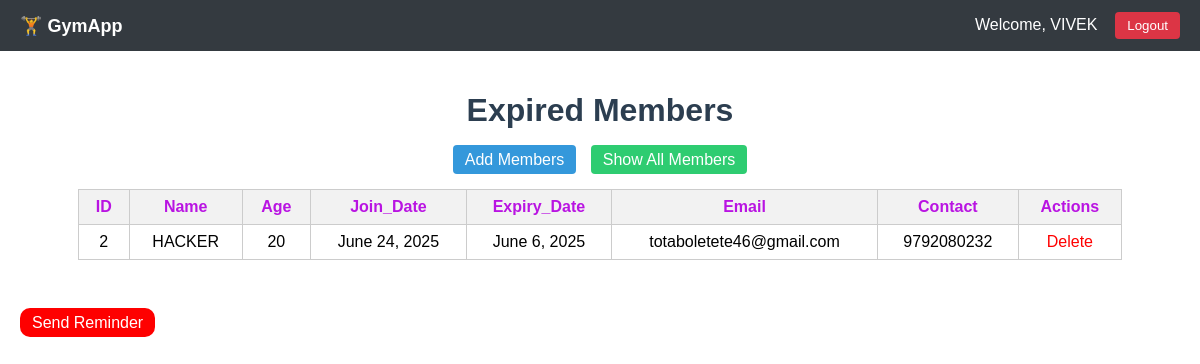
/gym_info/?show=expired (signed in), run on the app's committed database.
### gym_app/models.py (models this page shows, shortened)
class Member(models.Model):
    user=models.ForeignKey(User,on_delete=models.CASCADE)
    contact=models.OneToOneField(Contact,on_delete=models.CASCADE)
    name= models.CharField(max_length=200)
    age=models.IntegerField()
    join_date=models.DateField()
    expiry_date=models.DateField()

class Contact(models.Model):
    email=models.EmailField(unique=True)
    phone=models.CharField(max_length=10,  unique=True)

### gym_app/views.py (the view)
# urls.py: path('', allmembers, name="index"),
@login_required
def allmembers(request):
    show_expired = request.GET.get("show") == "expired"
    if show_expired:
        member = Member.objects.select_related("contact").filter(user=request.user, expiry_date__lt=now().date())
    else:
        member = Member.objects.select_related("contact").filter(user=request.user)
    return render(request, 'gym_app/app.html', {'member': member, 'show_expired': show_expired})

### gym_app/templates/gym_app/app.html
{% extends 'gym_app/base.html' %}
{% block content %}
<h1 style="text-align: center; color: #2c3e50;">
    {% if show_expired %}
        Expired Members
    {% else %}
        All Members
    {% endif %}
</h1>
<div style="text-align: center; margin-bottom: 20px;">
    <a href="{% url 'adding' %}" style="padding: 6px 12px; background-color: #3498db; color: white; text-decoration: none; border-radius: 4px; margin-right: 10px;">Add Members</a>
    <a href="{% url 'index' %}?show={% if show_expired %}all{% else %}expired{% endif %}" style="padding: 6px 12px; background-color: #2ecc71; color: white; text-decoration: none; border-radius: 4px;">
        Show {% if show_expired %}All Members{% else %}Expired Members{% endif %}
    </a>
</div>
<table border="1" cellpadding="10" style="margin: auto; border-collapse: collapse; width: 90%; font-family: Arial, sans-serif;">
    <tr style="background-color: #2980b9; color: rgb(185, 20, 226);">
        <th>ID</th>
        <th>Name</th>
        <th>Age</th>
        <th>Join_Date</th>
        <th>Expiry_Date</th>
        <th>Email</th>
        <th>Contact</th>
        <th>Actions</th>
    </tr>
    {% for i in member %}
    <tr style="text-align: center;">
        <td>{{ i.id }}</td>
        <td>{{ i.name }}</td>
        <td>{{ i.age }}</td>
        <td>{{ i.join_date }}</td>
        <td>{{ i.expiry_date }}</td>
        <td>{{ i.contact.email }}</td>
        <td>{{ i.contact.phone }}</td>
        <td><a href="{% url 'delete_member' i.id %}" style="color: red; text-decoration: none;">Delete</a></td>
    </tr>
    {% endfor %}
</table>
<br>
<br>
<br>
<div>
    <a href="{% url 'reminder' %}" class="btn-btn-warning mb-3"  style="padding: 6px 12px; background-color: #fe0000;  color: white; text-decoration: none; border-radius: 10px;">Send Reminder</a>
</div>
{% endblock %}

### gym_app/templates/gym_app/base.html (shortened to what this page needs)
<!DOCTYPE html>
<html lang="en">
<head>
</head>
<body>
    <div class="navbar">
        <div style="font-weight: bold; font-size: 18px;">
            🏋️ GymApp
        </div>
        <div>
            {% if user.is_authenticated %}
            Welcome, {{ request.user.username|upper }}
            <form method="post" action="{% url 'logout' %}" style="display:inline;">
                <button type="submit"
                    style="background:#dc3545; border:none; color:white; padding:6px 12px; border-radius:4px; cursor:pointer;">
                    Logout
                </button>
            </form>
            {% endif %}
        </div>
    </div>
    <div class="container">
        {% block content %}
        {% endblock %}
    </div>
</body>
</html>

### gym_app/templates/gym_app/base.html (style rules this page uses)
body { font-family: Arial, sans-serif; margin: 0; padding: 0; }
.navbar { background-color: #343a40; color: white; padding: 12px 20px; display: flex; justify-content: space-between; align-items: center; }
.container { padding: 20px; }
table { width: 100%; border-collapse: collapse; margin-top: 10px; }
th, td { padding: 8px 12px; border: 1px solid #ccc; }
th { background-color: #f2f2f2; }
a { color: #007bff; }

### data on the page
Member: id "2", name "HACKER", age "20", join_date "June 24, 2025", expiry_date "June 6, 2025", contact.email "totaboletete46@gmail.com", contact.phone "9792080232"

### other printed values
{{ request.user.username|upper }} "VIVEK"
